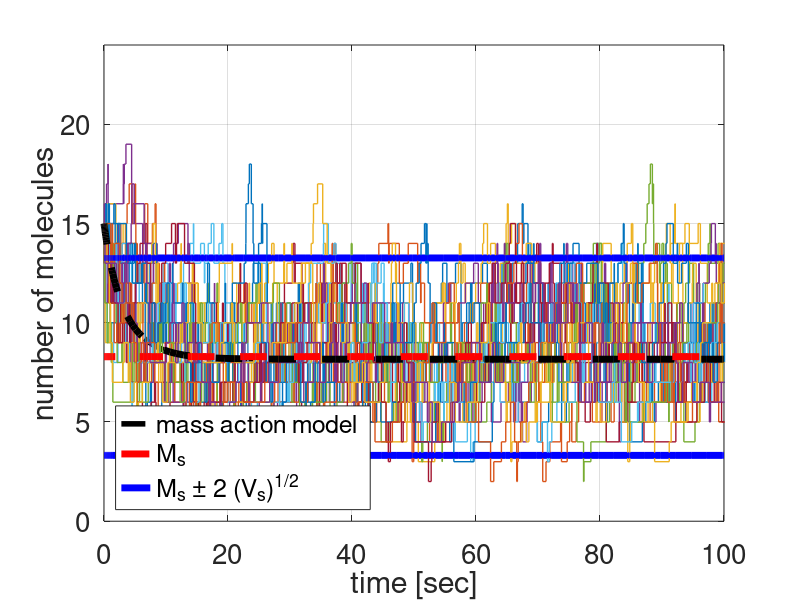
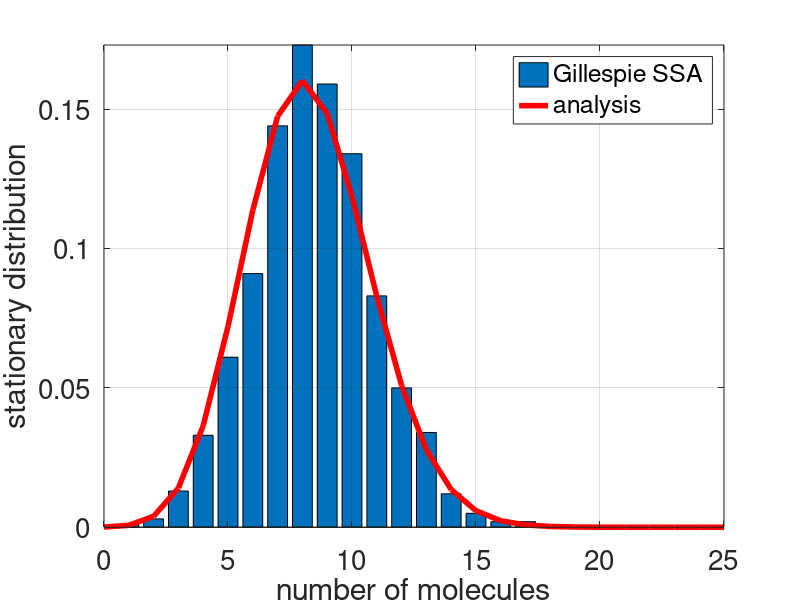

MATLAB code for these plots, in order:
function CH1_dimerisation_process

k1 = 0.0075;
k2 = 1;
T = 100; % max time for each simulation

%% Direct simulations of the dimerisation process
Ainitial = 15;
numberofrealisations = 1000;
p=zeros(24,1);

for i=1:numberofrealisations
    A=Ainitial;
    time=0;
    k=1;
    Aplot(1,i)=A;
    timeplot(1,i)=0;
    while (time < T)
        rr=rand(2,1);
        a0=k1*A*(A-1)+k2;
        time = time+(1/a0)*log(1/rr(1));
        if (rr(2)*a0<k1*A*(A-1))
            A=A-2;
        else
            A=A+1;
        end
        k=k+1;
        Aplot(k,i)=A;
        timeplot(k,i)=time;
    end
    if (A<23.5)
        p(A+1)=p(A+1)+1;
    end
end
p=p/numberofrealisations;
% p(n+1) is the ESTIMATED stationary probability that A=n for n=0,1,2,3,.....

%% Use the formula for the PGF to calculate the stationary mean and variance
x= -1:0.01:1;
w=size(x);
for i=1:w(2)
    Gs(i)=sqrt(1+x(i))*besseli(1,2*sqrt((1+x(i))*k2/k1));
    Gsder(i)=1/(2*sqrt(1+x(i)))*besseli(1,2*sqrt((1+x(i))*k2/k1))+sqrt(k2/k1)/2*(besseli(2,2*sqrt((1+x(i))*k2/k1))+besseli(0,2*sqrt((1+x(i))*k2/k1)));
    Gsderder(i)=(k2/k1)*(1/(1+x(i)))*Gs(i);
end
Gs=Gs/(sqrt(2)*besseli(1,2*sqrt(2*k2/k1)));
Gsder=Gsder/(sqrt(2)*besseli(1,2*sqrt(2*k2/k1)));
Gsderder=Gsderder/(sqrt(2)*besseli(1,2*sqrt(2*k2/k1)));

% Calculate the mean and variance from the PGF
% i.e. evaluate the appropriate derivatives at x = 1
Ms = Gsder(w(2));
Vs = Gsderder(w(2))+Ms-Ms*Ms;
%% Calculate the stationary distribution using the analytic formula
% This formula is derived in Problem Class 2, Question 3
for n = 0:25
    phi(n+1) = ((sqrt(k2/k1)^n)/factorial(n))*besseli(n-1,2*(sqrt(k2/k1)));
end
phi=phi/sum(phi);

%% Use a built in ODE solver to solve the law of mass action ODE
[tdet,Adet] = ode45(@(t,z) -2*k1*z*z+k2,[0 T], Ainitial);

%% Plotting of sample paths + solution to ODE + stationary mean & variance
figure;
plot(tdet,Adet,'--k','Linewidth',4);
hold on
plot(tdet,Ms*ones(1,length(tdet)),'--r','Linewidth',5);
plot(tdet,(Ms+2*sqrt(Vs))*ones(1,length(tdet)),'-b','Linewidth',5);
plot(tdet,(Ms-2*sqrt(Vs))*ones(1,length(tdet)),'-b','Linewidth',5);
for i = 1:min(25,numberofrealisations)
    [~, t2] = max(timeplot(:,i));
    h=stairs(timeplot(1:t2,i),Aplot(1:t2,i));
    set(h,'Linewidth',1);
    hold on;
end
plot(tdet,Adet,'--k','Linewidth',5);
hold on;
plot(tdet,Ms*ones(1,length(tdet)),'--r','Linewidth',5);
plot(tdet,(Ms+2*sqrt(Vs))*ones(1,length(tdet)),'-b','Linewidth',4);
plot(tdet,(Ms-2*sqrt(Vs))*ones(1,length(tdet)),'-b','Linewidth',4);
xlabel('time [sec]');
ylabel('number of molecules');
legend('mass action model','M_s','M_s \pm 2 (V_s)^{1/2}','location','southwest');
axis tight;
xlim([0 T]);
ylim([0 max(max(Aplot))+1]);
set(gca,'Fontsize',20);
grid on;
%keyboard;
%% Plotting of the empirical and stationary PMFs
figure;
h1=bar(0:23,p);
hold on;
h2=plot(0:25,phi,'r','Linewidth',4);
xlabel('number of molecules');
ylabel('stationary distribution');
hh=legend([h1 h2],'Gillespie SSA','analysis');
axis tight;
xlim([0 25]);
set(gca,'Fontsize',20);
grid on;
